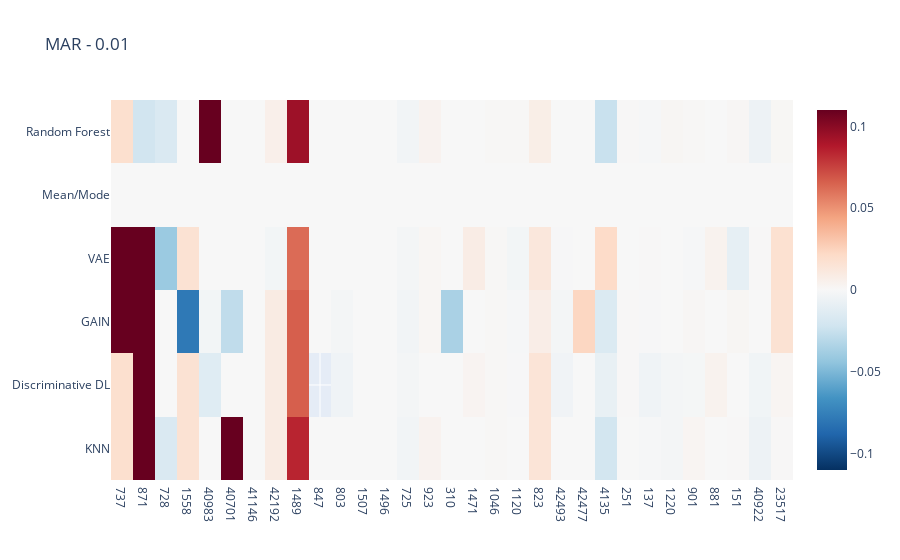
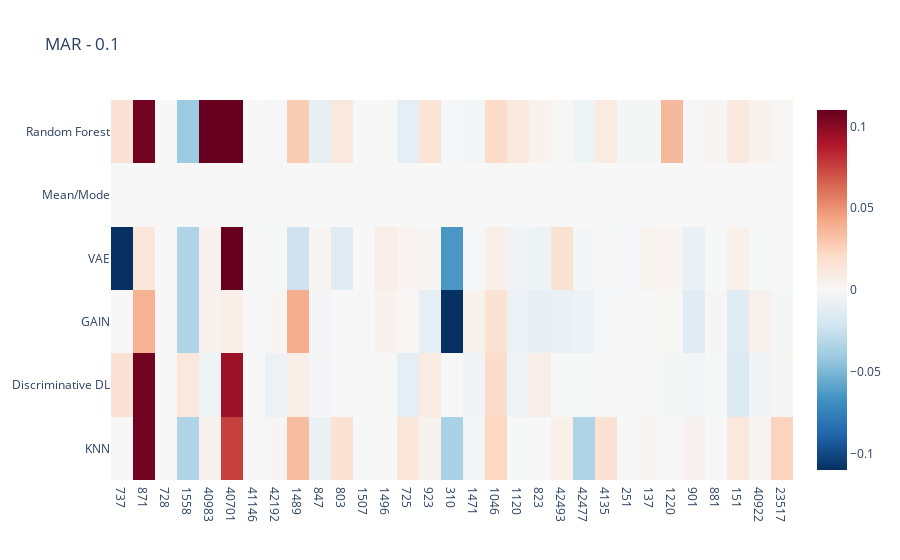
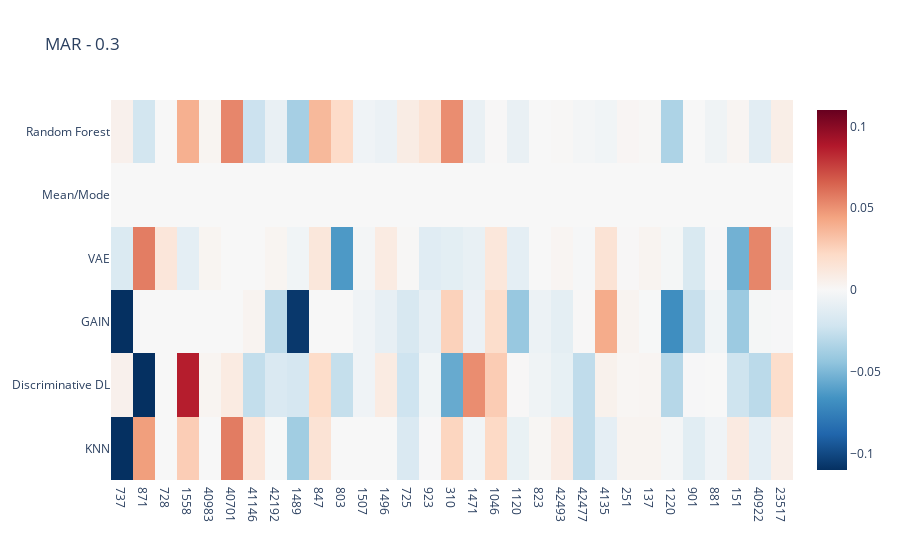
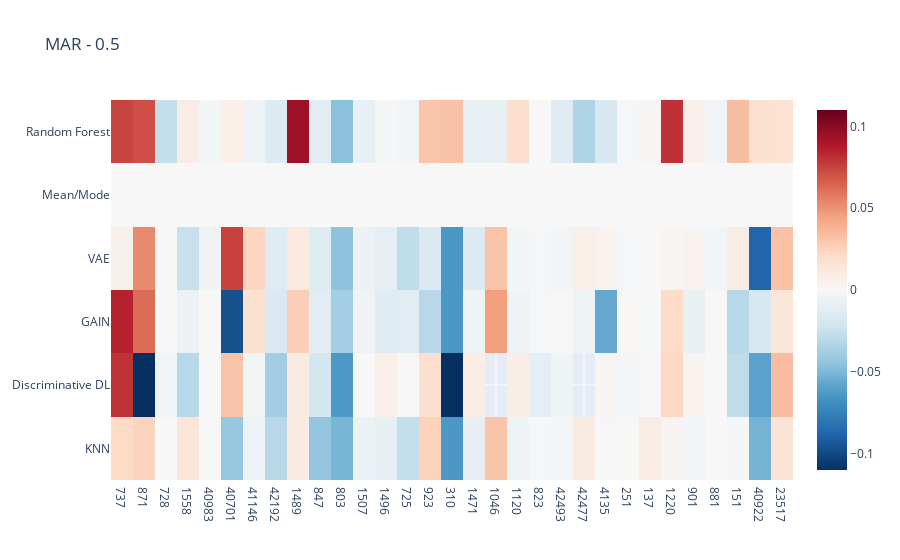

Notebook source saved alongside these figures, in order:
### Code cell
# Heatmap for F1 score differences for each data constellation for each method relative to average best imputation method

heatmap_data_difference = heatmap_data_difference.astype({"Task":"string"})
data_constellations = ['MAR - 0.01', 'MAR - 0.1', 'MAR - 0.3', 'MAR - 0.5', 'MCAR - 0.01', 'MCAR - 0.1', 'MCAR - 0.3', 'MCAR - 0.5', 'MNAR - 0.01', 'MNAR - 0.1', 'MNAR - 0.3', 'MNAR - 0.5']

for i in data_constellations:
    data_constel = heatmap_data_difference.loc[df_heat['Data_Constellation'] == i]

    ### uncomment whatever you want to investigate

    ## sort by amount datapoints (ascending)
    data_constel = data_constel.sort_values(by=['NumberOfInstances'])

    ## sort by amount of features (ascending)
    #data_constel = data_constel.sort_values(by=['NumberOfFeatures'])

    ## sort by amount of datapoints and features (ascending)
    #data_constel = data_constel.sort_values(by=['NumberOfInstances', 'NumberOfFeatures'])

    ## sort by amount of categorical features and datapoints (ascending)
    #data_constel = data_constel.sort_values(by=['NumberOfCategoricalFeatures', 'NumberOfInstances'])

    ## sort by amount of numerical features and datapoints (ascending)
    #data_constel = data_constel.sort_values(by=['NumberOfNumericFeatures', 'NumberOfInstances'])
    
    Dataset_number = data_constel["Task"]
    Imputation_Method = data_constel["Imputation_Method"]
    Improvement = data_constel["Performance Difference to Average Best"]
    

    trace = go.Heatmap(
                   z=Improvement,
                   x=Dataset_number,
                   y=Imputation_Method,
                   type = 'heatmap',
                    autocolorscale= False,
                    colorscale = 'RdBu_r',
                    zmid=0,
                    zmin=(-0.11),
                    zmax=0.11,
                    )
    data = [trace]
    fig = go.Figure(data=data)
    fig.update_layout(
        title=i,
        xaxis_nticks=36)
    fig.show()
    fig.write_image("binary_subset_heatmap_f1_score_improvement_to_avbest%s.pdf" %i)

### Figure 1 — Plotly figure (JSON) as saved in the notebook; plotly's stock layout.template omitted (floating-point values rounded to 4 significant figures; data arrays with more than 128 entries replaced by an {"elided": "..."} marker saying what was removed)
{"data": [{"autocolorscale": false, "colorscale": [[0, "rgb(5,48,97)"], [0.1, "rgb(33,102,172)"], [0.2, "rgb(67,147,195)"], [0.3, "rgb(146,197,222)"], [0.4, "rgb(209,229,240)"], [0.5, "rgb(247,247,247)"], [0.6, "rgb(253,219,199)"], [0.7, "rgb(244,165,130)"], [0.8, "rgb(214,96,77)"], [0.9, "rgb(178,24,43)"], [1, "rgb(103,0,31)"]], "type": "heatmap", "x": {"elided": "185 str values"}, "y": {"elided": "185 str values"}, "z": {"elided": "185 float values"}, "zmax": 0.11, "zmid": 0, "zmin": -0.11}], "layout": {"title": {"text": "MAR - 0.01"}, "xaxis": {"nticks": 36}}}

### Figure 2 — Plotly figure (JSON) as saved in the notebook; plotly's stock layout.template omitted (floating-point values rounded to 4 significant figures; data arrays with more than 128 entries replaced by an {"elided": "..."} marker saying what was removed)
{"data": [{"autocolorscale": false, "colorscale": [[0, "rgb(5,48,97)"], [0.1, "rgb(33,102,172)"], [0.2, "rgb(67,147,195)"], [0.3, "rgb(146,197,222)"], [0.4, "rgb(209,229,240)"], [0.5, "rgb(247,247,247)"], [0.6, "rgb(253,219,199)"], [0.7, "rgb(244,165,130)"], [0.8, "rgb(214,96,77)"], [0.9, "rgb(178,24,43)"], [1, "rgb(103,0,31)"]], "type": "heatmap", "x": {"elided": "186 str values"}, "y": {"elided": "186 str values"}, "z": {"elided": "186 float values"}, "zmax": 0.11, "zmid": 0, "zmin": -0.11}], "layout": {"title": {"text": "MAR - 0.1"}, "xaxis": {"nticks": 36}}}

### Figure 3 — Plotly figure (JSON) as saved in the notebook; plotly's stock layout.template omitted (floating-point values rounded to 4 significant figures; data arrays with more than 128 entries replaced by an {"elided": "..."} marker saying what was removed)
{"data": [{"autocolorscale": false, "colorscale": [[0, "rgb(5,48,97)"], [0.1, "rgb(33,102,172)"], [0.2, "rgb(67,147,195)"], [0.3, "rgb(146,197,222)"], [0.4, "rgb(209,229,240)"], [0.5, "rgb(247,247,247)"], [0.6, "rgb(253,219,199)"], [0.7, "rgb(244,165,130)"], [0.8, "rgb(214,96,77)"], [0.9, "rgb(178,24,43)"], [1, "rgb(103,0,31)"]], "type": "heatmap", "x": {"elided": "186 str values"}, "y": {"elided": "186 str values"}, "z": {"elided": "186 float values"}, "zmax": 0.11, "zmid": 0, "zmin": -0.11}], "layout": {"title": {"text": "MAR - 0.3"}, "xaxis": {"nticks": 36}}}

### Figure 4 — Plotly figure (JSON) as saved in the notebook; plotly's stock layout.template omitted (floating-point values rounded to 4 significant figures; data arrays with more than 128 entries replaced by an {"elided": "..."} marker saying what was removed)
{"data": [{"autocolorscale": false, "colorscale": [[0, "rgb(5,48,97)"], [0.1, "rgb(33,102,172)"], [0.2, "rgb(67,147,195)"], [0.3, "rgb(146,197,222)"], [0.4, "rgb(209,229,240)"], [0.5, "rgb(247,247,247)"], [0.6, "rgb(253,219,199)"], [0.7, "rgb(244,165,130)"], [0.8, "rgb(214,96,77)"], [0.9, "rgb(178,24,43)"], [1, "rgb(103,0,31)"]], "type": "heatmap", "x": {"elided": "184 str values"}, "y": {"elided": "184 str values"}, "z": {"elided": "184 float values"}, "zmax": 0.11, "zmid": 0, "zmin": -0.11}], "layout": {"title": {"text": "MAR - 0.5"}, "xaxis": {"nticks": 36}}}
